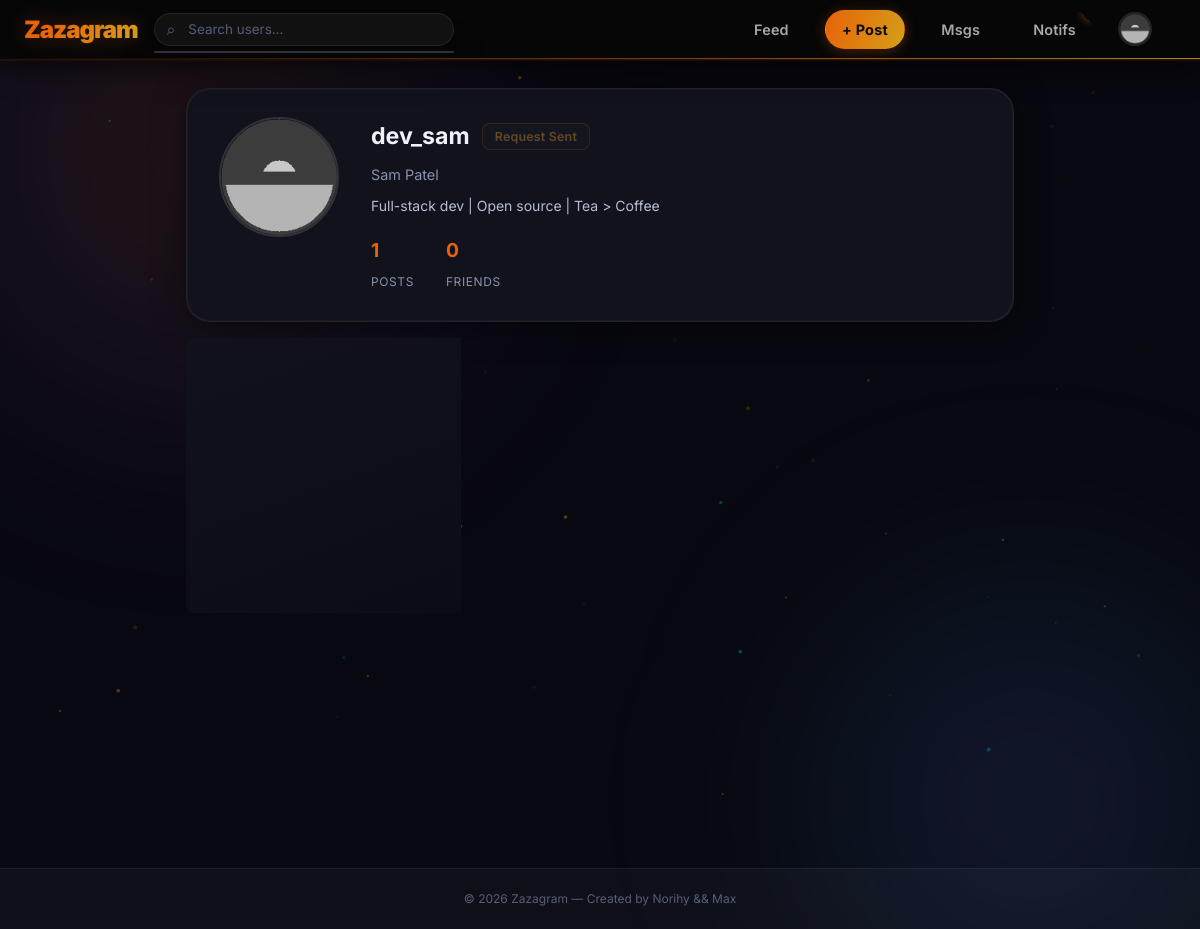
Screenshot of /pages/profile.php?username=dev_sam (signed in) with the database file from the repository.
### tables this page shows
CREATE TABLE IF NOT EXISTS users (
  id INT AUTO_INCREMENT PRIMARY KEY,
  username VARCHAR(20) NOT NULL UNIQUE,
  email VARCHAR(255) NOT NULL UNIQUE,
  password VARCHAR(255) NOT NULL,
  first_name VARCHAR(100) DEFAULT '',
  last_name VARCHAR(100) DEFAULT '',
  bio TEXT,
  profile_picture VARCHAR(255) DEFAULT 'default_avatar.png',
  role ENUM('user','admin','superadmin') NOT NULL DEFAULT 'user',
  is_banned TINYINT(1) NOT NULL DEFAULT 0,
  created_at VARCHAR(32) NOT NULL,
  updated_at VARCHAR(32) NOT NULL
);

### includes/auth.php (called while the page is built, shortened)
<?php
require_once __DIR__ . '/db.php';
function is_logged_in(): bool {
    return isset($_SESSION['user_id']);
}
function require_login(): void {
    $user = get_current_user_data();
}
function get_current_user_data(): ?array {
    $users = db_read('users.json');
    return db_find_one($users, 'id', $_SESSION['user_id']);
}
function get_user_by_username(string $username): ?array {
    $users = db_read('users.json');
    return db_find_one($users, 'username', $username);
}
function unread_notification_count(int $user_id): int {
    $notifs = db_read('notifications.json');
    return count(array_filter($notifs, fn($n) => $n['user_id'] == $user_id && !$n['is_read']));
}

### includes/db.php (called while the page is built, shortened)
<?php
function db_table_from_file(string $file): string {
    $table = preg_replace('/\.json$/', '', basename($file));
    $allowed = ['users', 'posts', 'comments', 'friends', 'messages', 'notifications', 'likes'];
    return $table;
}
function db_bool_columns(string $table): array {
    return [
        'users' => ['is_banned'],
        'messages' => ['is_read'],
        'notifications' => ['is_read'],
    ][$table] ?? [];
}
function db_int_columns(string $table): array {
    return [
        'users' => ['id'],
        'posts' => ['id','user_id'],
        'comments' => ['id','post_id','user_id'],
        'friends' => ['id','requester_id','receiver_id'],
        'messages' => ['id','sender_id','receiver_id'],
        'notifications' => ['id','user_id','actor_id','reference_id'],
        'likes' => ['id','user_id','post_id'],
    ][$table] ?? ['id'];
}
function db(): PDO {
    static $pdo = null;
    if ($pdo instanceof PDO) return $pdo;
    $host = getenv('DB_HOST') ?: '127.0.0.1';
    $port = getenv('DB_PORT') ?: '3306';
    $name = getenv('DB_NAME') ?: 'zazagram';
    $user = getenv('DB_USER') ?: 'zazagram';
    $pass = getenv('DB_PASS') ?: 'zazagram';
    $dsn = "mysql:host={$host};port={$port};dbname={$name};charset=utf8mb4";
    $pdo = new PDO($dsn, $user, $pass, [
        PDO::ATTR_ERRMODE => PDO::ERRMODE_EXCEPTION,
        PDO::ATTR_DEFAULT_FETCH_MODE => PDO::FETCH_ASSOC,
    ]);
    return $pdo;
}
function db_normalize_row(string $table, array $row): array {
    foreach (db_int_columns($table) as $col) {
        if (array_key_exists($col, $row) && $row[$col] !== null) $row[$col] = (int)$row[$col];
    }
    foreach (db_bool_columns($table) as $col) {
        if (array_key_exists($col, $row)) $row[$col] = (bool)$row[$col];
    }
    return $row;
}
function db_read(string $file): array {
    $table = db_table_from_file($file);
    $stmt = db()->query("SELECT * FROM `{$table}` ORDER BY id ASC");
    $rows = $stmt->fetchAll();
    return array_map(fn($row) => db_normalize_row($table, $row), $rows);
}
function db_find_one(array $records, string $field, $value): ?array {
    foreach ($records as $record) {
        if (isset($record[$field]) && $record[$field] == $value) return $record;
    }
    return null;
}
function db_find_all(array $records, string $field, $value): array {
    return array_values(array_filter($records, fn($r) => isset($r[$field]) && $r[$field] == $value));
}

### pages/profile.php (the view, shortened to what this page needs)
<?php
require_once __DIR__ . '/../includes/auth.php';
require_login();
$me = get_current_user_data();
$username     = $_GET['username'] ?? $me['username'];
$profile_user = get_user_by_username($username);
$is_own_profile = ($me['id'] === $profile_user['id']);
$all_posts = db_read('posts.json');
$user_posts = array_reverse(db_find_all($all_posts, 'user_id', $profile_user['id']));
$all_comments = db_read('comments.json');
$friends = db_read('friends.json');
$friend_status = 'none';
if (!$is_own_profile) {
    foreach ($friends as $f) {
        if ($f['requester_id'] == $me['id'] && $f['receiver_id'] == $profile_user['id']) {
            $friend_status = $f['status'] === 'accepted' ? 'friends' : 'pending_sent';
            break;
        }
    }
}
$friend_count = count(array_filter($friends, fn($f) =>
    $f['status'] === 'accepted' &&
    ($f['requester_id'] == $profile_user['id'] || $f['receiver_id'] == $profile_user['id'])
));
include __DIR__ . '/../includes/header.php';
?>
<div class="container profile-page">
    <div class="profile-header card">
        <div class="profile-avatar-wrap">
            <img
                src="<?= BASE_URL ?>/uploads/<?= htmlspecialchars($profile_user['profile_picture']) ?>?v=<?= strtotime($profile_user['updated_at']) ?>"
                alt="<?= htmlspecialchars($profile_user['username']) ?>"
                class="profile-avatar"
                data-user-id="<?= $profile_user['id'] ?>"
                onerror="this.onerror=null;this.src='<?= BASE_URL ?>/assets/images/default_avatar.png'"
            >
        </div>
        <div class="profile-info">
            <div class="profile-username-row">
                <h2><?= htmlspecialchars($profile_user['username']) ?></h2>
                <?php if ($is_own_profile): ?>
                    <a href="<?= BASE_URL ?>/pages/settings.php" class="btn btn-outline btn-sm">Edit Profile</a>
                <?php else: ?>
                    <?php if ($friend_status === 'none'): ?>
                        <button class="btn btn-primary btn-sm"
                                onclick="sendFriendRequest(<?= $profile_user['id'] ?>, this)">Add Friend</button>
                    <?php elseif ($friend_status === 'pending_sent'): ?>
                        <button class="btn btn-outline btn-sm" disabled>Request Sent</button>
                    <?php else: ?>
                        <span class="friends-badge">Friends</span>
                        <a href="<?= BASE_URL ?>/pages/messages.php?user=<?= $profile_user['id'] ?>"
                             class="btn btn-outline btn-sm">Message</a>
                    <?php endif; ?>
                <?php endif; ?>
            </div>
            <p class="profile-fullname"><?= htmlspecialchars($profile_user['first_name'] . ' ' . $profile_user['last_name']) ?></p>
            <p class="profile-bio"><?= nl2br(htmlspecialchars($profile_user['bio'])) ?></p>
            <div class="profile-stats">
                <div class="stat"><strong><?= count($user_posts) ?></strong><span>Posts</span></div>
                <div class="stat"><strong><?= $friend_count ?></strong><span>Friends</span></div>
            </div>
        </div>
    </div>
    <?php if (empty($user_posts)): ?>
        <div class="empty-state card">
            <p>No posts yet.</p>
            <?php if ($is_own_profile): ?>
                <a href="<?= BASE_URL ?>/pages/create_post.php" class="btn btn-primary">Share your first post</a>
            <?php endif; ?>
        </div>
    <?php else: ?>
        <div class="posts-grid">
            <?php foreach ($user_posts as $post): ?>
                <div class="post-card" id="post-<?= $post['id'] ?>">
                </div>
            <?php endforeach; ?>
        </div>
    <?php endif; ?>
</div>
<?php include __DIR__ . '/../includes/footer.php'; ?>

### includes/header.php (shortened to what this page needs)
<?php
require_once __DIR__ . '/auth.php';
require_once __DIR__ . '/../includes/db.php';
$current_user = get_current_user_data();
$notif_count  = $current_user ? unread_notification_count($current_user['id']) : 0;
?>
<!DOCTYPE html>
<html lang="en">
<head>
    <link rel="stylesheet" href="<?= BASE_URL ?>/assets/css/main.css">
    <link rel="stylesheet" href="<?= BASE_URL ?>/assets/css/filters.css">
</head>
<body class="<?= htmlspecialchars($body_class ?? '') ?>">
<?php if ($current_user): ?>
<nav class="navbar">
    <div class="nav-inner">
        <a href="<?= BASE_URL ?>/pages/feed.php" class="nav-logo">
            <span class="logo-text">Zazagram</span>
        </a>
        <div class="desktop-only">
            <div class="nav-search">
                <input type="text" id="global-search" placeholder="Search users…" autocomplete="off">
                <div id="search-results" class="search-dropdown"></div>
            </div>
            <div class="nav-actions">
                <a href="<?= BASE_URL ?>/pages/feed.php" class="nav-btn" title="Feed">Feed</a>
                <a href="<?= BASE_URL ?>/pages/create_post.php" class="nav-btn nav-btn-cta" title="New Post">+ Post</a>
                <a href="<?= BASE_URL ?>/pages/messages.php" class="nav-btn nav-notif" title="Messages">
                    Msgs
                </a>
                <a href="<?= BASE_URL ?>/pages/notifications.php" class="nav-btn nav-notif" title="Notifications">
                    Notifs
                    <?php if ($notif_count > 0): ?>
                        <span class="badge"><?= $notif_count ?></span>
                    <?php endif; ?>
                </a>
                <div class="nav-avatar-wrap">
                    <img
                        src="<?= BASE_URL ?>/uploads/<?= htmlspecialchars($current_user['profile_picture']) ?>?v=<?= strtotime($current_user['updated_at']) ?>"
                        class="nav-avatar"
                        alt="me"
                        data-user-id="<?= $current_user['id'] ?>"
                        onclick="toggleUserMenu()"
                        onerror="this.onerror=null;this.src='<?= BASE_URL ?>/assets/images/default_avatar.png'"
                    >
                </div>
            </div>
        </div>
    </div>
</nav>
<?php endif; ?>
<main class="main-content">

### rows the page displays
users: profile_picture (placeholder picture)
users: profile_picture (placeholder picture), username "dev_sam", first_name+last_name "Sam Patel", bio "Full-stack dev | Open source | Tea > Coffee"

### other values shown
count($user_posts) "1"
$friend_count "0"
